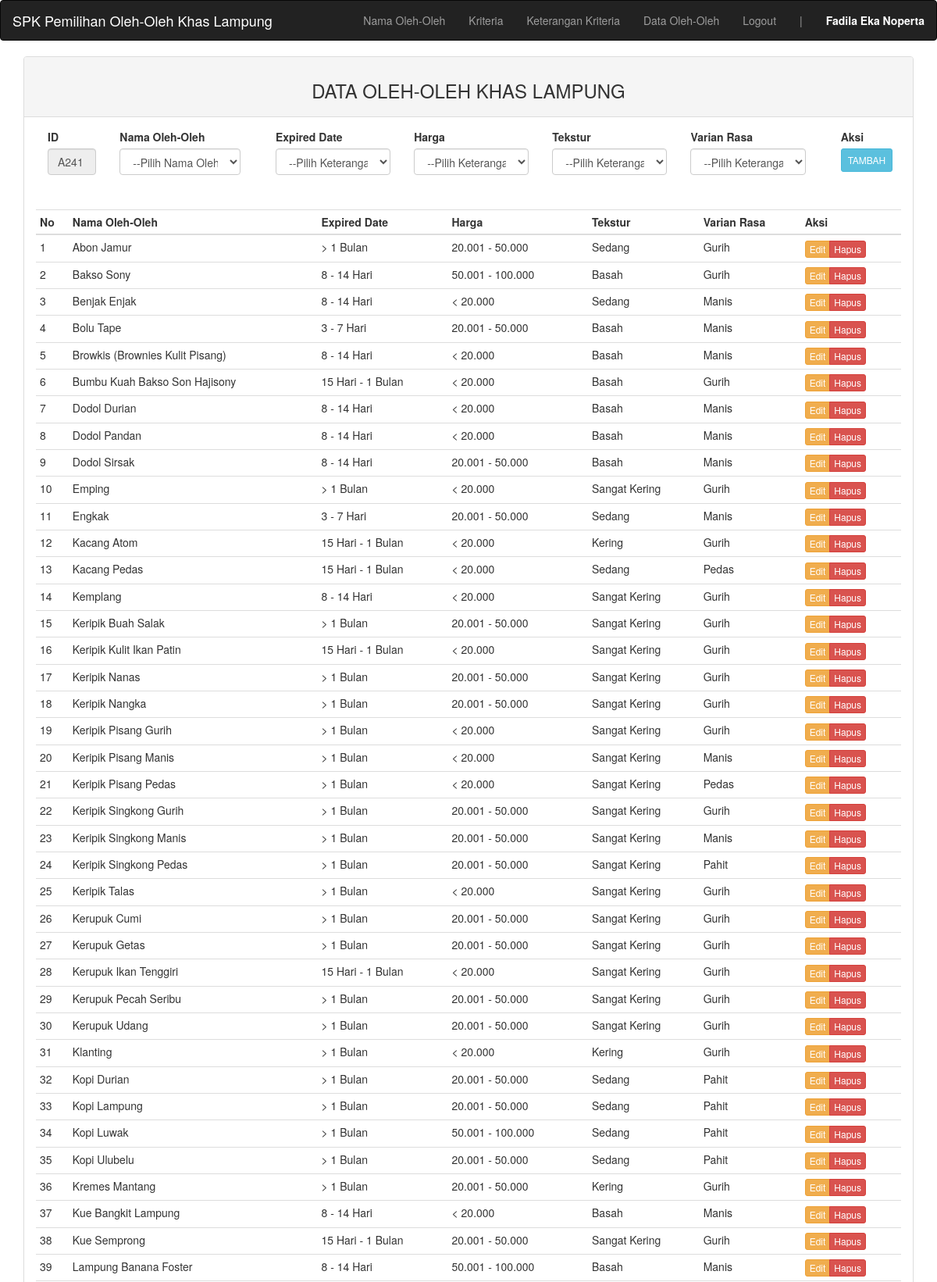
Screenshot of /admin.php?admin=alternatif (signed in, upper part) with the database file from the repository.
### tables this page shows
CREATE TABLE `kriteria` (
  `id_kriteria` varchar(4) NOT NULL,
  `nama_kriteria` varchar(25) NOT NULL,
  `tipe_kriteria` enum('Cost','Benefit') NOT NULL,
  `bobot_acuan` float NOT NULL
);

CREATE TABLE `alternatif` (
  `id_alternatif` varchar(4) NOT NULL,
  `nama_alternatif` varchar(100) NOT NULL,
  `nama_kriteria` varchar(25) NOT NULL,
  `id_ket_kriteria` varchar(4) NOT NULL
);

### config.php (called while the page is built, shortened)
<?php
if (!$db = new Mysqli("localhost", "root", "", "spk_pemilihan_oleh_oleh_lampung")) {
  echo "<h3>ERROR: Koneksi database gagal!</h3>";
}
$query = "SELECT max(id_alternatif) as max_id FROM alternatif";
$hasil = mysqli_query($db, $query);
$data  = mysqli_fetch_array($hasil);
$kode_alternatif = $data['max_id'];
$noUrut = (int) substr($kode_alternatif, 1, 3);
$noUrut++;
$char = "A";
$current_id = $char . sprintf("%03s", $noUrut);

### admin/alternatif.php (the view, shortened to what this page needs)
<?php
$update = (isset($_GET['action']) AND $_GET['action'] == 'update') ? true : false;
?>
<div class="container">
	<div class="row">
		<div class="col-md-12">
			<div class="panel panel-default">
				<div class="panel-heading"><h3 class="text-center"><?= ($update) ? "EDIT DATA OLEH-OLEH" : "DATA OLEH-OLEH KHAS LAMPUNG" ?></h3></div>
					<div class="panel-body">
						<table class="table table-condensed">
							<form action="" method="POST">
								<div class="col-md-1">
									<div class="form-group">
										<label for="id_alternatif">ID</label>
										<input type="text" name="id_alternatif" class="form-control"
										<?= (!$update) ?: 'value="'.$row["id_alternatif"].'"' ?> value="<?= $current_id?>" readonly>
									</div>
								</div>
								<div class="col-md-2">
									<div class="form-group">
										<label for="nama_alternatif">Nama Oleh-Oleh</label>
										<select class="form-control" name="nama_alternatif" required>
											<option>--Pilih Nama Oleh-Oleh--</option>
										</select>
									</div>
								</div>
								<div class="col-md-8">
									<div class="form-group">
									<?php if ($query = $db->query("SELECT * FROM kriteria")): ?>
									<?php while($data = $query->fetch_assoc()): ?>
									<div class="col-md-3">
									<label for="nama_kriteria"><?= $data["nama_kriteria"]?></label>
										<br><select class="form-control" name="nama_kriteria" required>
											<option>--Pilih Keterangan <?= $data["nama_kriteria"]?>--</option>
										</select><br>
									</div>
									<?php endwhile ?>
									<?php endif ?>
									</div>
								</div>
								<div class="col-md-1">
								<label>Aksi</label><br>
								<button type="submit" name="tambah" class="btn btn-<?= ($update) ? "warning" : "info" ?> btn-xs btn-custom"><?= ($update) ? "UPDATE" : "TAMBAH" ?></button>
								</div>
								<div class="space"><h2>Space</h2></div>
							</form>
							<thead>
							<tr>
								<th>No</th>
								<th>Nama Oleh-Oleh</th>
								<?php
									$query = $db->query("SELECT * FROM kriteria");
									while($row = $query->fetch_assoc()): ?>
									<th><?= $row['nama_kriteria']; ?></th>
									<?php endwhile ?>
								<th>Aksi</th>
							</tr>
							</thead>
							<tbody>
								<?php
								$no = 1;
								$last_alt = null; ?>
								<?php $query = $db->query(
									"SELECT id_alternatif, alternatif.nama_alternatif, alternatif.nama_kriteria,
									GROUP_CONCAT(ket_kriteria.keterangan ORDER BY alternatif.nama_kriteria) AS keterangan
									FROM alternatif
									INNER JOIN ket_kriteria
									ON alternatif.id_ket_kriteria = ket_kriteria.id_ket_kriteria
									GROUP BY alternatif.nama_alternatif"); ?>
									<?php
									foreach ($query as $row): ?>
										<?php if ($last_alt == null){
										$last_alt = $row['nama_alternatif'];?>
										<tr>
										<td><?= $no++ ?></td>
										<td><?= $row['nama_alternatif'] ?></td>
										<?php }else if($last_alt!=$row['nama_alternatif']){?>
										</tr>
										<tr>
										<td><?= $no++ ?></td>
										<td><?= $row['nama_alternatif'] ?></td>
										<?php  } ?>
										<?php foreach (explode(',',$row['keterangan']) as $keterangan):?>
											<td><?= $keterangan ?></td>
										<?php endforeach ?>
										<td>
											<div class="btn-group">
												<a href="?admin=alternatif&action=update&key=<?=$row['id_alternatif']?>" class="btn btn-warning btn-xs">Edit</a>
												<a href="?admin=alternatif&action=delete&key=<?=$row['id_alternatif']?>" class="btn btn-danger btn-xs">Hapus</a>
											</div>
										</td>
									<?php endforeach
									?>
							</tbody>
						</table>
					</div>
				</div>
			</div>
		</div>
	</div>
</div>

### admin.php (style rules this page uses)
body { overflow-x: hidden; }

### admin/alternatif.php (style rules this page uses)
.space { color: white; }
.btn-custom { padding: 5px 8px 5px 8px; margin-bottom: 5px; }

### rows the page displays
kriteria: nama_kriteria "Expired Date"
kriteria: nama_kriteria "Harga"
kriteria: nama_kriteria "Tekstur"
kriteria: nama_kriteria "Varian Rasa"
alternatif: nama_alternatif "Abon Jamur", keterangan "> 1 Bulan", keterangan "20.001 - 50.000", keterangan "Sedang", keterangan "Gurih"
alternatif: nama_alternatif "Bakso Sony", keterangan "8 - 14 Hari", keterangan "50.001 - 100.000", keterangan "Basah", keterangan "Gurih"
alternatif: nama_alternatif "Benjak Enjak", keterangan "8 - 14 Hari", keterangan "< 20.000", keterangan "Sedang", keterangan "Manis"
alternatif: nama_alternatif "Bolu Tape", keterangan "3 - 7 Hari", keterangan "20.001 - 50.000", keterangan "Basah", keterangan "Manis"
alternatif: nama_alternatif "Browkis (Brownies Kulit Pisang)", keterangan "8 - 14 Hari", keterangan "< 20.000", keterangan "Basah", keterangan "Manis"
alternatif: nama_alternatif "Bumbu Kuah Bakso Son Hajisony", keterangan "15 Hari - 1 Bulan", keterangan "< 20.000", keterangan "Basah", keterangan "Gurih"
alternatif: nama_alternatif "Dodol Durian", keterangan "8 - 14 Hari", keterangan "< 20.000", keterangan "Basah", keterangan "Manis"
alternatif: nama_alternatif "Dodol Pandan", keterangan "8 - 14 Hari", keterangan "< 20.000", keterangan "Basah", keterangan "Manis"
alternatif: nama_alternatif "Dodol Sirsak", keterangan "8 - 14 Hari", keterangan "20.001 - 50.000", keterangan "Basah", keterangan "Manis"
alternatif: nama_alternatif "Emping", keterangan "> 1 Bulan", keterangan "< 20.000", keterangan "Sangat Kering", keterangan "Gurih"
alternatif: nama_alternatif "Engkak", keterangan "3 - 7 Hari", keterangan "20.001 - 50.000", keterangan "Sedang", keterangan "Manis"
alternatif: nama_alternatif "Kacang Atom", keterangan "15 Hari - 1 Bulan", keterangan "< 20.000", keterangan "Kering", keterangan "Gurih"
alternatif: nama_alternatif "Kacang Pedas", keterangan "15 Hari - 1 Bulan", keterangan "< 20.000", keterangan "Sedang", keterangan "Pedas"
alternatif: nama_alternatif "Kemplang", keterangan "8 - 14 Hari", keterangan "< 20.000", keterangan "Sangat Kering", keterangan "Gurih"
alternatif: nama_alternatif "Keripik Buah Salak", keterangan "> 1 Bulan", keterangan "20.001 - 50.000", keterangan "Sangat Kering", keterangan "Gurih"
alternatif: nama_alternatif "Keripik Kulit Ikan Patin", keterangan "15 Hari - 1 Bulan", keterangan "< 20.000", keterangan "Sangat Kering", keterangan "Gurih"
alternatif: nama_alternatif "Keripik Nanas", keterangan "> 1 Bulan", keterangan "20.001 - 50.000", keterangan "Sangat Kering", keterangan "Gurih"
alternatif: nama_alternatif "Keripik Nangka", keterangan "> 1 Bulan", keterangan "20.001 - 50.000", keterangan "Sangat Kering", keterangan "Gurih"
alternatif: nama_alternatif "Keripik Pisang Gurih", keterangan "> 1 Bulan", keterangan "< 20.000", keterangan "Sangat Kering", keterangan "Gurih"
alternatif: nama_alternatif "Keripik Pisang Manis", keterangan "> 1 Bulan", keterangan "< 20.000", keterangan "Sangat Kering", keterangan "Manis"
alternatif: nama_alternatif "Keripik Pisang Pedas", keterangan "> 1 Bulan", keterangan "< 20.000", keterangan "Sangat Kering", keterangan "Pedas"
alternatif: nama_alternatif "Keripik Singkong Gurih", keterangan "> 1 Bulan", keterangan "20.001 - 50.000", keterangan "Sangat Kering", keterangan "Gurih"
alternatif: nama_alternatif "Keripik Singkong Manis", keterangan "> 1 Bulan", keterangan "20.001 - 50.000", keterangan "Sangat Kering", keterangan "Manis"
alternatif: nama_alternatif "Keripik Singkong Pedas", keterangan "> 1 Bulan", keterangan "20.001 - 50.000", keterangan "Sangat Kering", keterangan "Pahit"
alternatif: nama_alternatif "Keripik Talas", keterangan "> 1 Bulan", keterangan "< 20.000", keterangan "Sangat Kering", keterangan "Gurih"
alternatif: nama_alternatif "Kerupuk Cumi", keterangan "> 1 Bulan", keterangan "20.001 - 50.000", keterangan "Sangat Kering", keterangan "Gurih"
alternatif: nama_alternatif "Kerupuk Getas", keterangan "> 1 Bulan", keterangan "20.001 - 50.000", keterangan "Sangat Kering", keterangan "Gurih"
alternatif: nama_alternatif "Kerupuk Ikan Tenggiri", keterangan "15 Hari - 1 Bulan", keterangan "< 20.000", keterangan "Sangat Kering", keterangan "Gurih"
alternatif: nama_alternatif "Kerupuk Pecah Seribu", keterangan "> 1 Bulan", keterangan "20.001 - 50.000", keterangan "Sangat Kering", keterangan "Gurih"
alternatif: nama_alternatif "Kerupuk Udang", keterangan "> 1 Bulan", keterangan "20.001 - 50.000", keterangan "Sangat Kering", keterangan "Gurih"
alternatif: nama_alternatif "Klanting", keterangan "> 1 Bulan", keterangan "< 20.000", keterangan "Kering", keterangan "Gurih"
alternatif: nama_alternatif "Kopi Durian", keterangan "> 1 Bulan", keterangan "20.001 - 50.000", keterangan "Sedang", keterangan "Pahit"
alternatif: nama_alternatif "Kopi Lampung", keterangan "> 1 Bulan", keterangan "20.001 - 50.000", keterangan "Sedang", keterangan "Pahit"
alternatif: nama_alternatif "Kopi Luwak", keterangan "> 1 Bulan", keterangan "50.001 - 100.000", keterangan "Sedang", keterangan "Pahit"
alternatif: nama_alternatif "Kopi Ulubelu", keterangan "> 1 Bulan", keterangan "20.001 - 50.000", keterangan "Sedang", keterangan "Pahit"
alternatif: nama_alternatif "Kremes Mantang", keterangan "> 1 Bulan", keterangan "20.001 - 50.000", keterangan "Kering", keterangan "Gurih"
alternatif: nama_alternatif "Kue Bangkit Lampung", keterangan "8 - 14 Hari", keterangan "< 20.000", keterangan "Basah", keterangan "Manis"
alternatif: nama_alternatif "Kue Semprong", keterangan "15 Hari - 1 Bulan", keterangan "20.001 - 50.000", keterangan "Sangat Kering", keterangan "Gurih"
alternatif: nama_alternatif "Lampung Banana Foster", keterangan "8 - 14 Hari", keterangan "50.001 - 100.000", keterangan "Basah", keterangan "Manis"

### other values shown
$_SESSION["us"] "Fadila Eka Noperta"
